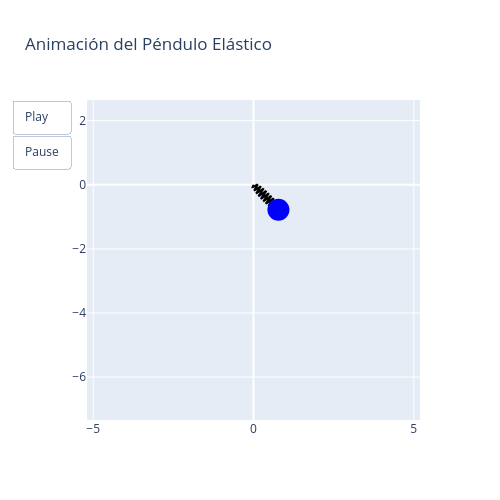

The notebook cell saved with this chart:
### Code cell
# Graficar la solución y crear la animación
import plotly.graph_objects as go
import numpy as np

# Transformar a coordenadas cartesianas
xs = (L + q2s) * np.sin(q1s)
ys = -(L + q2s) * np.cos(q1s)

# Función paramétrica para dibujar un resorte
def get_spring_coords(x_end, y_end, n_coils=10, width=0.15):
    length = np.sqrt(x_end**2 + y_end**2)
    if length == 0:
        return [0, 0], [0, 0]
    
    # Vectores unitarios a lo largo del resorte y perpendicular a este
    u = np.array([x_end, y_end]) / length
    n = np.array([u[1], -u[0]])
    
    t = np.linspace(0, 1, 200)
    # Envolvente para que los extremos del resorte converjan al origen y a la masa limpia y suavemente
    envelope = np.sin(np.pi * t)**0.3
    offset = width * np.sin(2 * np.pi * n_coils * t) * envelope
    
    x_spring = t * x_end + offset * n[0]
    y_spring = t * y_end + offset * n[1]
    return x_spring, y_spring

# Calcular límites para los ejes
rmax = L + max(q2s) + 0.5
x_lim = [-rmax, rmax]
y_lim = [-rmax, 0.5]

x0_spring, y0_spring = get_spring_coords(xs[0], ys[0])

# Crear la figura dividiendo el gráfico en 2 capas (trazos): el resorte y la masa
fig = go.Figure(
    data=[
        go.Scatter(
            x=x0_spring, 
            y=y0_spring, 
            mode="lines", 
            line=dict(color="black", width=2),
            name="Resorte"
        ),
        go.Scatter(
            x=[xs[0]], 
            y=[ys[0]], 
            mode="markers", 
            marker=dict(size=22, color="blue"),
            name="Masa"
        )
    ],
    layout=go.Layout(
        title="Animación del Péndulo Elástico",
        xaxis=dict(range=x_lim, scaleanchor="y", scaleratio=1),
        yaxis=dict(range=y_lim),
        width=500,
        height=500,
        showlegend=False,
        updatemenus=[dict(
            type="buttons",
            showactive=False,
            buttons=[
                dict(label="Play",
                     method="animate",
                     args=[None, {"frame": {"duration": 50, "redraw": False}, "fromcurrent": True}]),
                dict(label="Pause",
                     method="animate",
                     args=[[None], {"frame": {"duration": 0, "redraw": False}, "mode": "immediate"}])
            ]
        )]
    )
)

# Crear los frames para la animación
frames = []
for i in range(len(ts)):
    x_sp, y_sp = get_spring_coords(xs[i], ys[i])
    frames.append(go.Frame(
        data=[
            go.Scatter(x=x_sp, y=y_sp),
            go.Scatter(x=[xs[i]], y=[ys[i]])
        ],
        name=str(i)
    ))
    
fig.frames = frames

fig.show()

### Figure 1 — Plotly figure (JSON) as saved in the notebook; plotly's stock layout.template omitted (floating-point values rounded to 4 significant figures; data arrays with more than 128 entries replaced by an {"elided": "..."} marker saying what was removed)
{"data": [{"line": {"color": "black", "width": 2}, "mode": "lines", "name": "Resorte", "type": "scatter", "x": {"elided": "200 float values"}, "y": {"elided": "200 float values"}}, {"marker": {"color": "blue", "size": 22}, "mode": "markers", "name": "Masa", "type": "scatter", "x": [0.7778], "y": [-0.7778]}], "layout": {"height": 500, "showlegend": false, "title": {"text": "Animación del Péndulo Elástico"}, "updatemenus": [{"buttons": [{"args": [null, {"frame": {"duration": 50, "redraw": false}, "fromcurrent": true}], "label": "Play", "method": "animate"}, {"args": [[null], {"frame": {"duration": 0, "redraw": false}, "mode": "immediate"}], "label": "Pause", "method": "animate"}], "showactive": false, "type": "buttons"}], "width": 500, "xaxis": {"range": [-5.194, 5.194], "scaleanchor": "y", "scaleratio": 1}, "yaxis": {"range": [-5.194, 0.5]}}}
